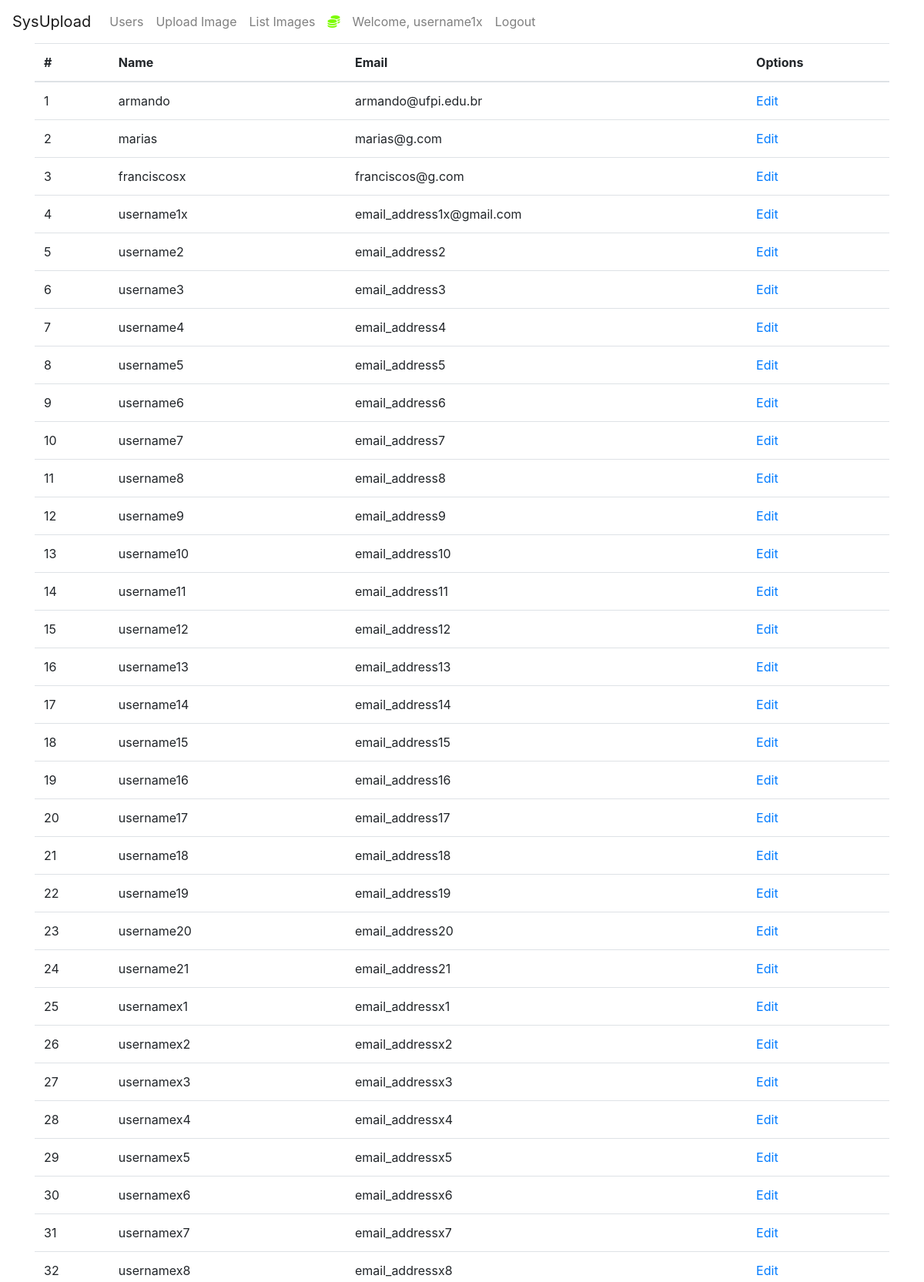
Screenshot of /myapp (signed in, upper part) with the database file from the repository.
### myapp/dao.py (models this page shows, shortened)
class User(db.Model, UserMixin):
    id = db.Column(db.Integer(), primary_key=True)
    username = db.Column(db.String(length=30), nullable=False, unique=True)
    email_address = db.Column(db.String(length=50), nullable=False, unique=True)
    password_hash = db.Column(db.String(length=60), nullable=False)
    @property
    def password(self):
        return self.password

### myapp/main.py (the view)
@app.route('/myapp')
@login_required
def myapp_page():
    usersCollection = Users()
    users = usersCollection.list_all_users()
    return render_template('user/myapp.html', users=users)

### myapp/dao.py (called while the page is built)
@login_manager.user_loader
def load_user(user_id):
    return User.query.get(int(user_id))

    def list_all_users(self):
        return User.query.all()

### myapp/templates/user/myapp.html (shortened to what this page needs)
{% extends 'base.html' %}
{% block content %}
<div class="container">
  <div class="table-responsive">
    <table class="table table-hover">
      <thead>
        <tr>
          <th>#</th>
          <th>Name</th>
          <th>Email</th>
          <th>Options</th>
        </tr>
      </thead>
      <tbody>
        {% for user in users %}
        <tr>
          <td>{{ loop.index }}</td>
          <td>{{ user.username }}</td>
          <td>{{ user.email_address}} </td>
          <td><a href="{{ url_for('edit_user', id=user.id) }}">Edit</a></td>
        </tr>
        {% endfor %}
      </tbody>
    </table>
  </div>
</div>
{% endblock %}

### myapp/templates/base.html (shortened to what this page needs)
<!doctype html>
<html lang="en">
   <head>
      <link rel="stylesheet" href="https://cdn.jsdelivr.net/npm/bootstrap@4.5.3/dist/css/bootstrap.min.css">
   </head>
   <body>
    <nav class="navbar navbar-expand-md navbar-light">
      <a class="navbar-brand" href="{{ url_for('myapp_page') }} ">SysUpload</a>
      <div class="collapse navbar-collapse" id="navbarNav">
          {% if current_user.is_authenticated %}
            <ul class="navbar-nav">
                <li class="nav-item">
                    <a class="nav-link" href="{{ url_for('pagination_page') }}">Users</a>
                </li>
                <li class="nav-item">
                    <a class="nav-link" href="{{ url_for('upload_page') }}">Upload Image</a>
                </li>
                <li class="nav-item">
                    <a class="nav-link" href="{{ url_for('list_files_page') }}">List Images</a>
                </li>
                <li class="nav-item">
                    <a class="nav-link" style="color: lawngreen; font-weight: bold">
                        <i class="fas fa-coins"></i>
                    </a>
                </li>
                <li class="nav-item">
                    <a class="nav-link">Welcome, {{ current_user.username }}</a>
                </li>
                <li class="nav-item">
                    <a class="nav-link" href="{{ url_for('logout_page') }}">Logout</a>
                </li>
            </ul>
          {% endif %}
      </div>
    </nav>
      {% block content %}
      {% endblock %}
   </body>
</html>

### rows the page displays
User: username "username1x", email_address "email_address1x@gmail.com"
User: username "armando", email_address "armando@ufpi.edu.br"
User: username "marias", email_address "marias@g.com"
User: username "franciscosx", email_address "franciscos@g.com"
User: username "username2", email_address "email_address2"
User: username "username3", email_address "email_address3"
User: username "username4", email_address "email_address4"
User: username "username5", email_address "email_address5"
User: username "username6", email_address "email_address6"
User: username "username7", email_address "email_address7"
User: username "username8", email_address "email_address8"
User: username "username9", email_address "email_address9"
User: username "username10", email_address "email_address10"
User: username "username11", email_address "email_address11"
User: username "username12", email_address "email_address12"
User: username "username13", email_address "email_address13"
User: username "username14", email_address "email_address14"
User: username "username15", email_address "email_address15"
User: username "username16", email_address "email_address16"
User: username "username17", email_address "email_address17"
User: username "username18", email_address "email_address18"
User: username "username19", email_address "email_address19"
User: username "username20", email_address "email_address20"
User: username "username21", email_address "email_address21"
User: username "usernamex1", email_address "email_addressx1"
User: username "usernamex2", email_address "email_addressx2"
User: username "usernamex3", email_address "email_addressx3"
User: username "usernamex4", email_address "email_addressx4"
User: username "usernamex5", email_address "email_addressx5"
User: username "usernamex6", email_address "email_addressx6"
User: username "usernamex7", email_address "email_addressx7"
User: username "usernamex8", email_address "email_addressx8"
